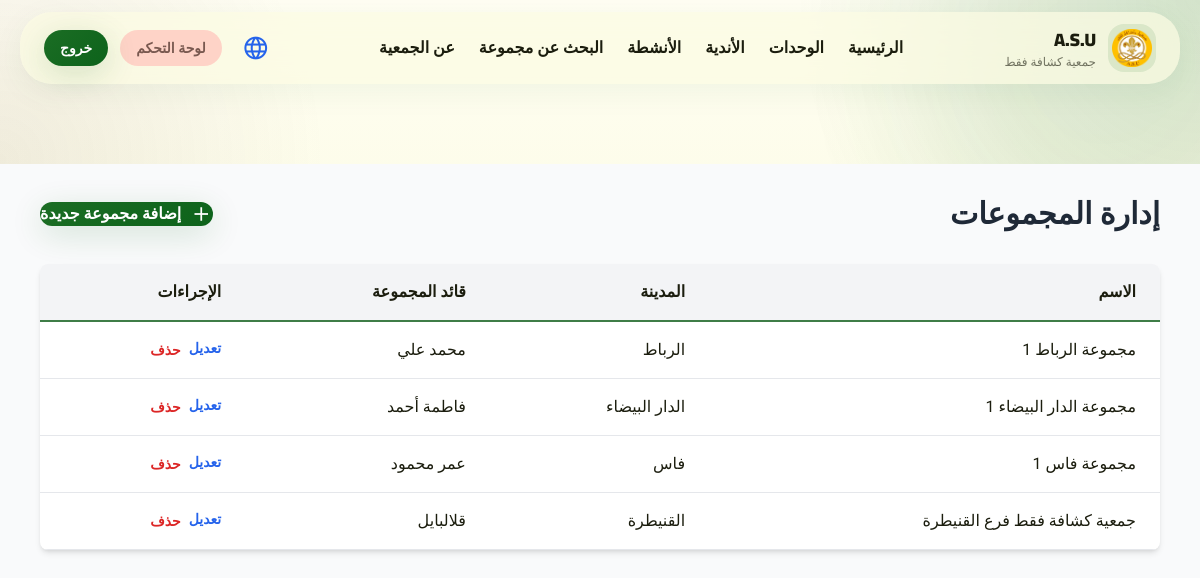
/admin/groups (signed in), run on the app's committed database.
### models.py (models this page shows, shortened)
class Group(db.Model):
    __tablename__ = 'groups'
    id = db.Column(db.String(36), primary_key=True, default=lambda: str(uuid.uuid4()))
    name = db.Column(db.String(120), nullable=False)
    city_ar = db.Column(db.String(100), nullable=False)
    city_en = db.Column(db.String(100), nullable=False)
    latitude = db.Column(db.Float, nullable=False)
    longitude = db.Column(db.Float, nullable=False)
    address = db.Column(db.Text)
    phone = db.Column(db.String(20))
    email = db.Column(db.String(120))
    leader_name = db.Column(db.String(120))
    leader_phone = db.Column(db.String(20))
    members_count = db.Column(db.Integer, default=0)
    units_active = db.Column(db.String(200))  # CSV of unit types
    created_at = db.Column(db.DateTime, default=datetime.utcnow)
    updated_at = db.Column(db.DateTime, default=datetime.utcnow, onupdate=datetime.utcnow)

### app.py (the view)
@app.route('/admin/groups')
@login_required
@admin_required
def admin_groups():
    groups = Group.query.all()
    return render_template('admin/groups.html', groups=groups)

### app.py (called while the page is built)
def get_locale():
    supported = app.config['BABEL_SUPPORTED_LOCALES']
    lang = request.args.get('lang')
    if lang in supported:
        return lang
    lang = session.get('lang')
    if lang in supported:
        return lang
    return request.accept_languages.best_match(supported) or app.config['BABEL_DEFAULT_LOCALE']

@app.before_request
def persist_requested_locale():
    lang = request.args.get('lang')
    if lang in app.config['BABEL_SUPPORTED_LOCALES']:
        session['lang'] = lang

@app.context_processor
def inject_locale():
    return {
        'get_locale': get_locale,
        'translate_field': get_translated_field,
        'current_lang': get_locale(),
        'supported_langs': app.config['BABEL_SUPPORTED_LOCALES']
    }

@login_manager.user_loader
def load_user(user_id):
    return User.query.get(user_id)

def admin_required(f):
    @wraps(f)
    def decorated_function(*args, **kwargs):
        if not current_user.is_authenticated or current_user.role != 'admin':
            flash('غير مصرح لك بالوصول إلى هذه الصفحة', 'error')
            abort(403)
        return f(*args, **kwargs)
    return decorated_function

### templates/admin/groups.html (shortened to what this page needs)
{% extends "base.html" %}
{% block content %}
<div class="min-h-screen bg-gray-50">
    <div class="max-w-6xl mx-auto px-4 py-8">
        <div class="flex justify-between items-center mb-8">
            <h1 class="text-3xl font-black text-gray-800">إدارة المجموعات</h1>
            <a href="{{ url_for('admin_create_group') }}" class="btn-primary flex items-center gap-2">
                <span class="material-symbols-outlined">add</span>
                إضافة مجموعة جديدة
            </a>
        </div>
        <div class="bg-white rounded-lg shadow-md overflow-hidden">
            <table class="w-full">
                <thead class="bg-gray-100 border-b-2 border-success">
                    <tr>
                        <th class="px-6 py-4 text-right font-bold">الاسم</th>
                        <th class="px-6 py-4 text-right font-bold">المدينة</th>
                        <th class="px-6 py-4 text-right font-bold">قائد المجموعة</th>
                        <th class="px-6 py-4 text-right font-bold">الإجراءات</th>
                    </tr>
                </thead>
                <tbody>
                    {% for group in groups %}
                    <tr class="border-b hover:bg-gray-50">
                        <td class="px-6 py-4">{{ group.name }}</td>
                        <td class="px-6 py-4">{{ group.city_ar }}</td>
                        <td class="px-6 py-4">{{ group.leader_name or 'غير محدد' }}</td>
                        <td class="px-6 py-4 flex gap-2">
                            <a href="{{ url_for('admin_edit_group', group_id=group.id) }}"
                                class="text-blue-600 hover:text-blue-800 font-bold text-sm">تعديل</a>
                            <form method="POST" action="{{ url_for('admin_delete_group', group_id=group.id) }}"
                                style="display:inline" onsubmit="return confirm('هل تريد حذف هذه المجموعة؟')">
                                <button type="submit"
                                    class="text-red-600 hover:text-red-800 font-bold text-sm">حذف</button>
                            </form>
                        </td>
                    </tr>
                    {% endfor %}
                </tbody>
            </table>
        </div>
    </div>
</div>
{% endblock %}

### templates/base.html (shortened to what this page needs)
<!DOCTYPE html>
{% set text = ui.get(current_lang, ui['ar']) %}
<html dir="{% if current_lang == 'ar' %}rtl{% else %}ltr{% endif %}" lang="{{ current_lang }}">
<head>
    <script src="https://cdn.tailwindcss.com?plugins=forms,container-queries"></script>
    <link rel="stylesheet" href="{{ url_for('static', filename='css/styles.css') }}" />
</head>
<body class="text-on-surface selection:bg-primary selection:text-white">
    <div class="site-shell min-h-screen">
        <header class="sticky top-0 z-50 px-3 pt-3 sm:px-5">
            <div class="glass-nav mx-auto flex max-w-7xl items-center justify-between rounded-[2rem] px-4 py-3 sm:px-6">
                <a href="{{ url_for('home') }}" class="flex items-center gap-3">
                    <div class="flex h-12 w-12 items-center justify-center overflow-hidden rounded-2xl bg-primary/10">
                        <img src="{{ url_for('static', filename='images/brand-logo.png') }}" alt="{{ text.brand_name }}" class="h-10 w-10 object-contain" />
                    </div>
                    <div>
                        <p class="font-headline text-lg font-black">A.S.U</p>
                        <p class="text-xs text-on-surface/60">{{ text.brand_name }}</p>
                    </div>
                </a>
                <nav class="flex flex-col gap-4 lg:flex-row lg:gap-6">
                    <a href="{{ url_for('home') }}" class="font-bold text-on-surface transition hover:text-primary">{{ text.nav_home }}</a>
                    <a href="{{ url_for('units') }}" class="font-bold text-on-surface transition hover:text-primary">{{ text.nav_units }}</a>
                    <a href="{{ url_for('clubs') }}" class="font-bold text-on-surface transition hover:text-primary">{{ text.nav_clubs }}</a>
                    <a href="{{ url_for('activities') }}" class="font-bold text-on-surface transition hover:text-primary">{{ text.nav_activities }}</a>
                    <a href="{{ url_for('find_group') }}" class="font-bold text-on-surface transition hover:text-primary">{{ text.nav_find_group }}</a>
                    <a href="{{ url_for('about') }}" class="font-bold text-on-surface transition hover:text-primary">{{ text.nav_about }}</a>
                </nav>
                <div class="flex items-center gap-2 sm:gap-3">
                    <div class="lang-menu">
                        <button type="button" class="lang-button" aria-label="{{ text.choose_language }}" aria-haspopup="true" aria-expanded="false">
                            <span class="material-symbols-outlined text-[28px]">language</span>
                        </button>
                    </div>
                    {% if current_user.is_authenticated %}
                    <a href="{{ url_for('admin_dashboard') }}" class="btn-secondary px-4 py-2 text-sm">{{ text.dashboard }}</a>
                    <a href="{{ url_for('admin_logout') }}" class="btn-primary px-4 py-2 text-sm">{{ text.logout }}</a>
                    {% else %}
                    <a href="{{ url_for('admin_login') }}" class="btn-primary px-4 py-2 text-sm">{{ text.login }}</a>
                    {% endif %}
                </div>
            </div>
        </header>
        <main class="relative z-10 pt-20">
            {% block content %}{% endblock %}
        </main>
    </div>
</body>
</html>

### static/css/styles.css (style rules this page uses)
body { font-family: 'Cairo', sans-serif; }
.btn-primary { background-color: #ffcc33; color: #2c160e; }

### templates/base.html (style rules this page uses)
:root { --primary: #0d631b; --primary-container: #2e7d32; --secondary: #77574d; --surface: #fbfbe2; --surface-low: #f5f5dc; --surface-high: #f0efd3; --surface-highest: #fffef3; --on-surface: #1b1d0e; --ghost-border: rgba(191, 202, 186, 0.15); --glass: rgba(251, 251, 226, 0.72); --shadow-soft: 0 8px 32px rgba(13, 99, 27, 0.06); }
* { font-family: 'Almarai', 'Cairo', sans-serif; }
html { scroll-behavior: smooth; }
body { background: radial-gradient(circle at top right, rgba(46, 125, 50, 0.16), transparent 28%), radial-gradient(circle at left 20%, rgba(119, 87, 77, 0.10), transparent 24%), linear-gradient(180deg, #fffef3 0%, var(--surface) 42%, #f7f6df 100%); color: var(--on-surface); }
.material-symbols-outlined { font-variation-settings: 'FILL' 0, 'wght' 350, 'GRAD' 0, 'opsz' 24; }
.site-shell { position: relative; overflow: hidden; }
.site-shell::before, .site-shell::after { content: ""; position: fixed; width: 24rem; height: 24rem; border-radius: 9999px; filter: blur(70px); pointer-events: none; z-index: 0; opacity: 0.35; }
.site-shell::before { top: -8rem; right: -6rem; background: rgba(46, 125, 50, 0.18); }
.site-shell::after { left: -8rem; bottom: 10rem; background: rgba(119, 87, 77, 0.14); }
.glass-nav { background: var(--glass); backdrop-filter: blur(20px); box-shadow: var(--shadow-soft); }
.btn-primary, .btn-secondary { display: inline-flex; align-items: center; justify-content: center; gap: 0.5rem; border-radius: 9999px; font-weight: 800; transition: transform 0.22s ease, opacity 0.22s ease, box-shadow 0.22s ease; }
.btn-primary { background: linear-gradient(135deg, #1b6d24 0%, #0d631b 100%); color: white; box-shadow: 0 8px 32px rgba(13, 99, 27, 0.16); }
.btn-secondary { background: #fed3c7; color: #795950; }
.lang-menu { position: relative; }
.lang-button { display: inline-flex; align-items: center; justify-content: center; width: 2.75rem; height: 2.75rem; border-radius: 9999px; color: #2563eb; transition: background-color 0.2s ease, transform 0.2s ease; }

### data on the page
Group: name "مجموعة الرباط 1", city_ar "الرباط", leader_name "محمد علي"
Group: name "مجموعة الدار البيضاء 1", city_ar "الدار البيضاء", leader_name "فاطمة أحمد"
Group: name "مجموعة فاس 1", city_ar "فاس", leader_name "عمر محمود"
Group: name "جمعية كشافة فقط فرع القنيطرة", city_ar "القنيطرة", leader_name "قلالبايل"

### other printed values
{{ text.brand_name }} "جمعية كشافة فقط"
{{ text.nav_home }} "الرئيسية"
{{ text.nav_units }} "الوحدات"
{{ text.nav_clubs }} "الأندية"
{{ text.nav_activities }} "الأنشطة"
{{ text.nav_find_group }} "البحث عن مجموعة"
{{ text.nav_about }} "عن الجمعية"
{{ text.dashboard }} "لوحة التحكم"
{{ text.logout }} "خروج"
